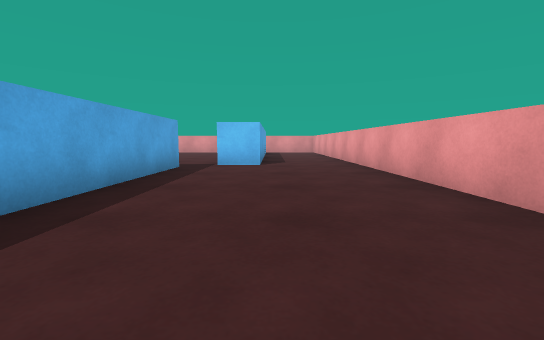
[1] (above)

18 first-person views from a walk through a Unity game level. The camera is 0.33 m above the floor, tilts 6° down and sees 90° across. The floor is counted in squares, 0.5 m on a side. Each view is taken from the middle of a square. On the plan, view 1 faces up. The plan holds only what a view shows up to about 9 squares ahead; the rest is blank. The player character is not drawn.

[2]
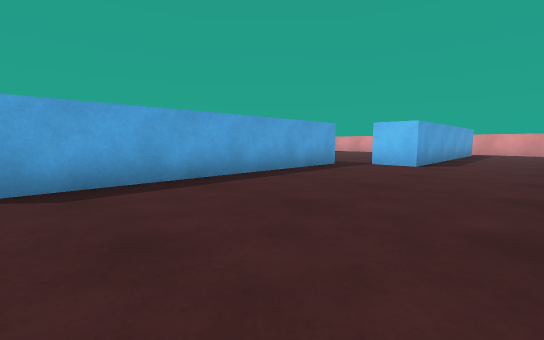

[3]
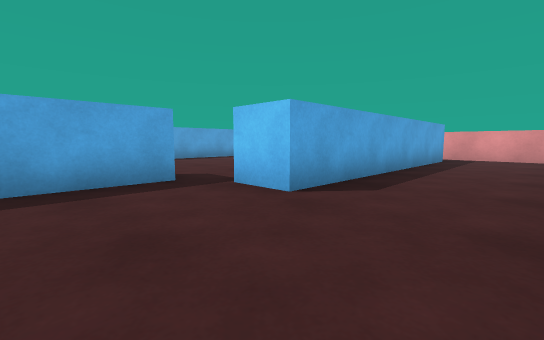

[4]
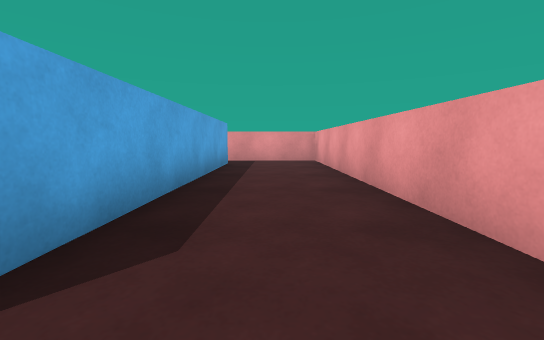

[5]
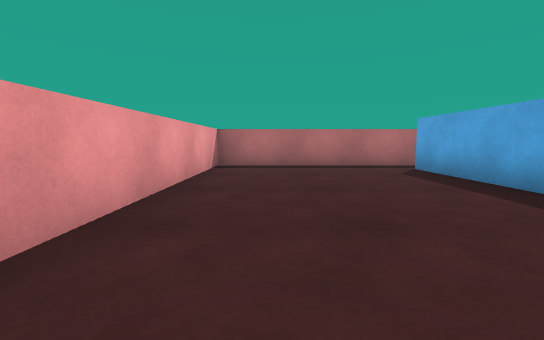

[6]
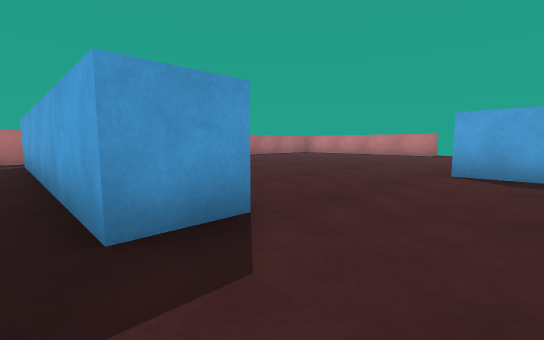

[7]
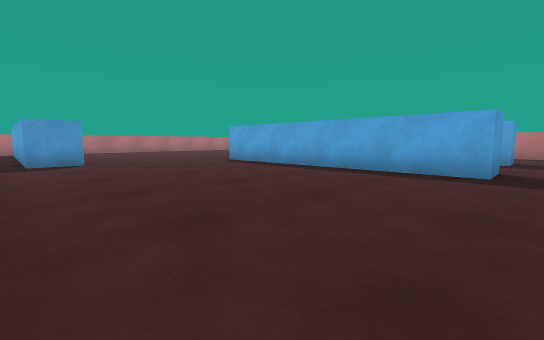

[8]
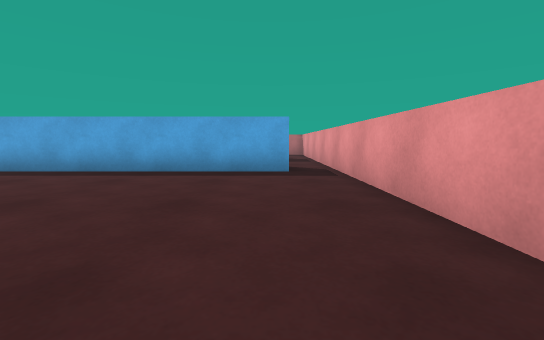

[9]
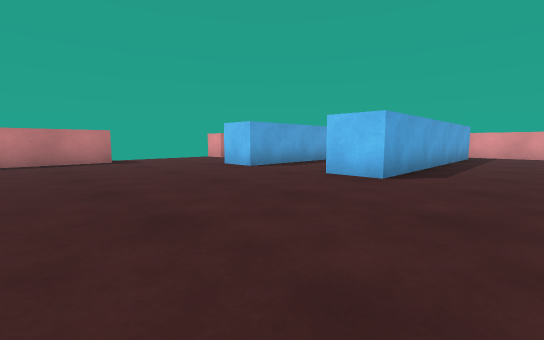

[10]
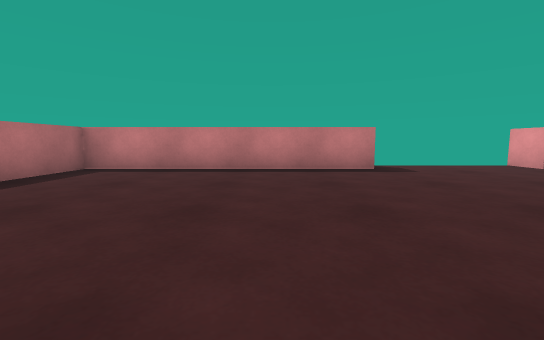

[11]
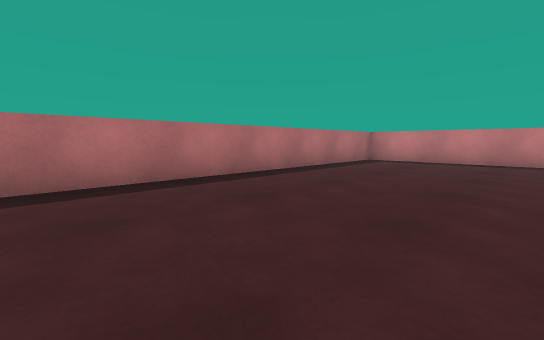

[12]
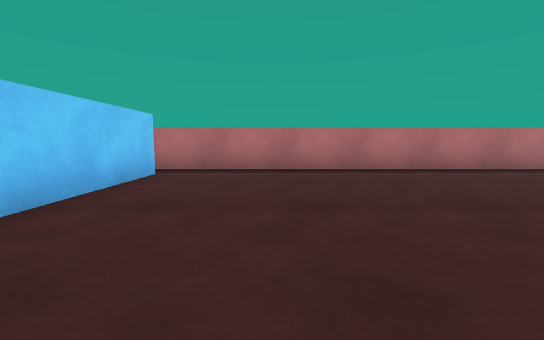

[13]
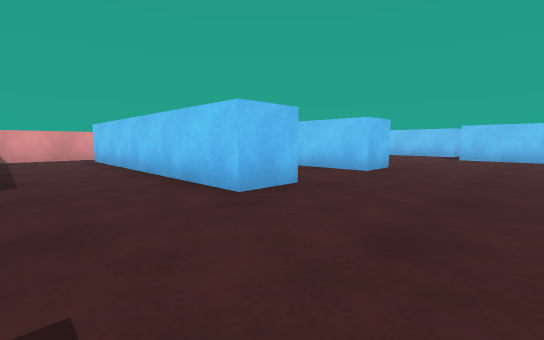

[14]
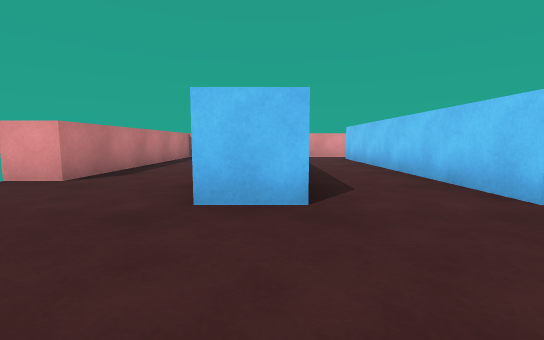

[15]
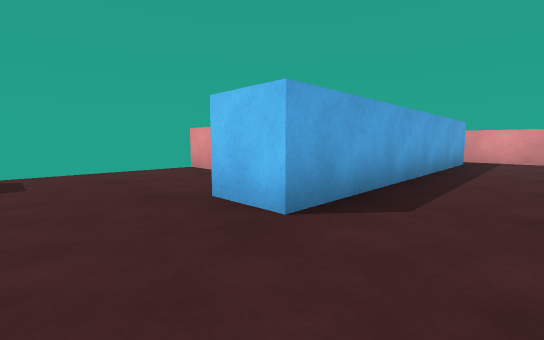

[16]
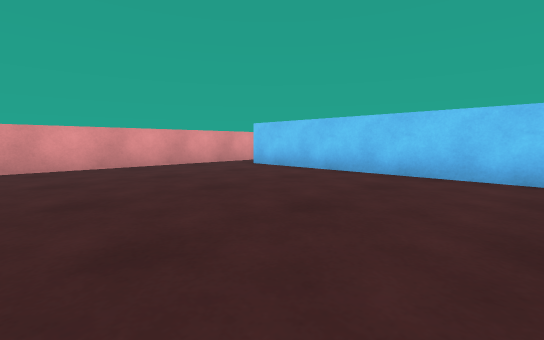

[17]
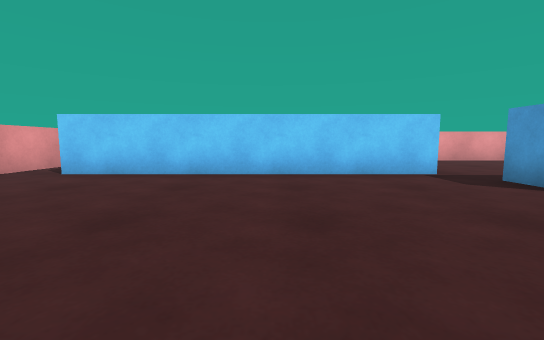

[18]
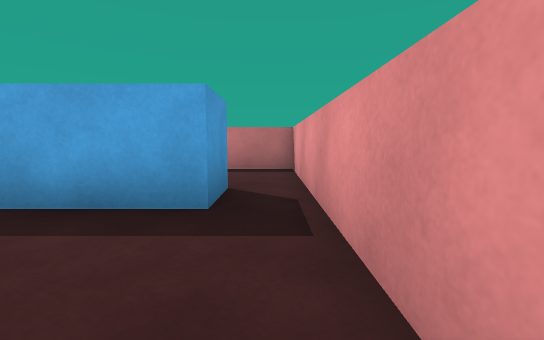

### Floor plan
Points are (right, up) in squares from view 1. A wall is a line through its corners. A room is listed if a view was taken in it or the views show most of it. See-through windows are left out.
Room 1 (views 1, 2, 3, 4, 5)
walls: (-2.4, 7.1) (-2.4, -0.5); (-2.5, -1.5) (2.5, -1.5) (2.5, 16); (-0.3, 15.2) (-0.3, 7.8) (-1.5, 7.8); (2, 16.5) (0.5, 16.5)
ways out: opening at (-3.5, -1) to room 2; opening at (-2, 8) to room 2; opening at (-0.5, 16) to room 2
Room 2 (views 6, 7, 8, 9, 10, 11, 12, 13, 14, 15, 16, 17, 18)
walls: (-11.6, 7.8) (-12.8, 7.8) (-12.8, 15.4) (-11.6, 15.4) (-11.6, 7.8); (-3.8, 7.1) (-2.4, 7.1); (-3.6, 5) (-3.6, 6.5); (-15.5, 5.5) (-15.5, -1.5) (-2.5, -1.5); (-1.5, 7.8) (-1.5, 15.2); (-9.2, 15.4) (-8, 15.4) (-8, 7.8) (-9.2, 7.8) (-9.2, 14.1); (-3.6, -0.5) (-3.6, 2.8); (0.5, 16.5) (-15.5, 16.5) (-15.5, 9.5) (-16.5, 9.5)
ways out: opening at (-3.5, -1) to room 1; opening at (-2, 8) to room 1; opening at (-0.5, 16) to room 1

Positions as (right, up) in squares from view 1, and headings:
1: (0, 0), facing up
2: (2, 0), facing up-left
3: (2, 5), facing up-left
4: (1, 7), facing up
5: (1, 6), facing down
6: (-2, 9), facing down-left
7: (-2, 16), facing down-left
8: (-2, 15), facing left
9: (-6, 3), facing up-left
10: (-9, 3), facing left
11: (-6, 3), facing down-left
12: (-6, 5), facing down
13: (-15, 5), facing up-right
14: (-12, 5), facing up
15: (-10, 6), facing up-left
16: (-7, 9), facing up-right
17: (-7, 11), facing right
18: (-9, 16), facing left
